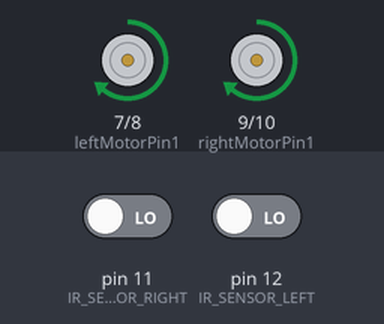
Bench run of a sketch on a simulated Arduino Uno, built with avr-gcc and run on an emulated ATmega328P. Shown: motor-driver pin pairs drawn as motors (green arrow = first pin HIGH = forward, orange = second pin HIGH = backward, longer = more drive, scaled by the enable pin). Inputs (shaded band) come from the test bench; at power-on: pin 11 (IR_SENSOR_RIGHT) LOW, pin 12 (IR_SENSOR_LEFT) LOW.

Above: at 1.2 s.
1.3 s: pin 11 (IR_SENSOR_RIGHT) driven HIGH
At 2.5 s:
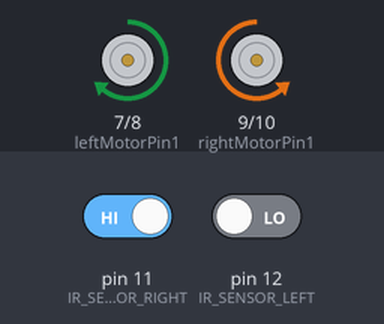
2.8 s: pin 12 (IR_SENSOR_LEFT) driven HIGH
At 3.9 s:
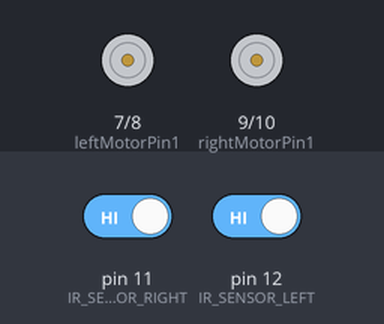
4.3 s: pin 11 (IR_SENSOR_RIGHT) driven LOW
At 5.0 s:
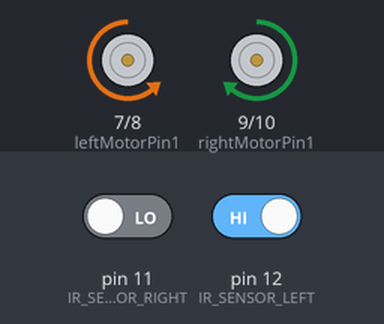
5.8 s: pin 12 (IR_SENSOR_LEFT) driven LOW
At 6.2 s:
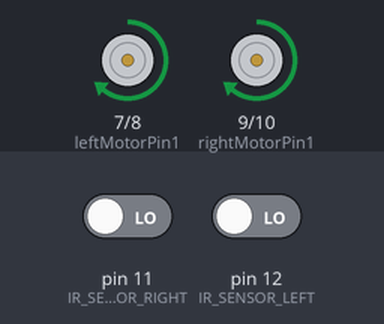
Timing chart, 0 to 8.3 s (numbered marks = the images above; inputs shaded):
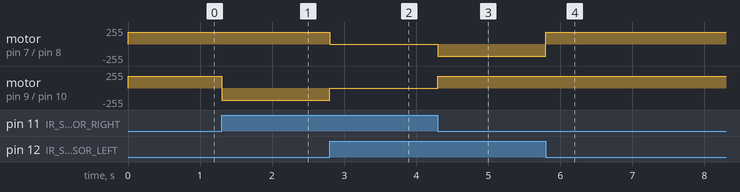

Measured:
- after the input at 1.3 s, motor on pin 9 (rightMotorPin1) / pin 10 (rightMotorPin2): forward 180/255 → backward 180/255 at once
- after the input at 2.8 s, motor on pin 7 (leftMotorPin1) / pin 8 (leftMotorPin2): forward 180/255 → stopped at once; motor on pin 9 (rightMotorPin1) / pin 10 (rightMotorPin2): backward 180/255 → stopped at once
- after the input at 4.3 s, motor on pin 7 (leftMotorPin1) / pin 8 (leftMotorPin2): stopped → backward 180/255 at once; motor on pin 9 (rightMotorPin1) / pin 10 (rightMotorPin2): stopped → forward 180/255 at once
- after the input at 5.8 s, motor on pin 7 (leftMotorPin1) / pin 8 (leftMotorPin2): backward 180/255 → forward 180/255 at once

The sketch:

line_follower.ino
```cpp
#define IR_SENSOR_RIGHT 11
#define IR_SENSOR_LEFT 12
#define MOTOR_SPEED 180


//Right motor
int enableRightMotor = 5;  //a
int rightMotorPin1 = 9;
int rightMotorPin2 = 10;


//Left motor
int enableLeftMotor = 6;  //b
int leftMotorPin1 = 7;
int leftMotorPin2 = 8;

void moveForward();
void moveLeft();
void moveRight();
void stop();
void followLine();

void setup() {

  pinMode(enableRightMotor, OUTPUT);
  pinMode(rightMotorPin1, OUTPUT);
  pinMode(rightMotorPin2, OUTPUT);

  pinMode(enableLeftMotor, OUTPUT);
  pinMode(leftMotorPin1, OUTPUT);
  pinMode(leftMotorPin2, OUTPUT);

  pinMode(IR_SENSOR_RIGHT, INPUT);
  pinMode(IR_SENSOR_LEFT, INPUT);
  stop();

  Serial.begin(9600);
}

void loop() {
  int rightIRSensorValue = digitalRead(IR_SENSOR_RIGHT);
  int leftIRSensorValue = digitalRead(IR_SENSOR_LEFT);
  // Serial.println(leftIRSensorValue);
  // Serial.println(rightIRSensorValue);
  // Serial.println("---------------");
  // delay(1000);
  followLine(rightIRSensorValue, leftIRSensorValue);
}

void followLine(int rightIRSensorValue, int leftIRSensorValue) {
  if (rightIRSensorValue == HIGH && leftIRSensorValue == LOW) {
    moveRight();
  } else if (rightIRSensorValue == LOW && leftIRSensorValue == HIGH) {
    moveLeft();
  } else if (rightIRSensorValue == LOW && leftIRSensorValue == LOW) {
    moveForward();
  } else {
    stop();
  }
}


void moveForward() {
  setRightMotor(1, 0);
  setLeftMotor(1, 0);
}

void moveLeft() {
  setRightMotor(1, 0);
  setLeftMotor(0, 1);
}

void moveRight() {
  setRightMotor(0, 1);
  setLeftMotor(1, 0);
}

void stop() {
  setRightMotor(0, 0);
  setLeftMotor(0, 0);
}


void setRightMotor(int pin1, int pin2) {
  digitalWrite(rightMotorPin1, pin1);
  digitalWrite(rightMotorPin2, pin2);
  analogWrite(enableRightMotor, MOTOR_SPEED);
}

void setLeftMotor(int pin1, int pin2) {
  digitalWrite(leftMotorPin1, pin1);
  digitalWrite(leftMotorPin2, pin2);
  analogWrite(enableLeftMotor, MOTOR_SPEED);
}
```
